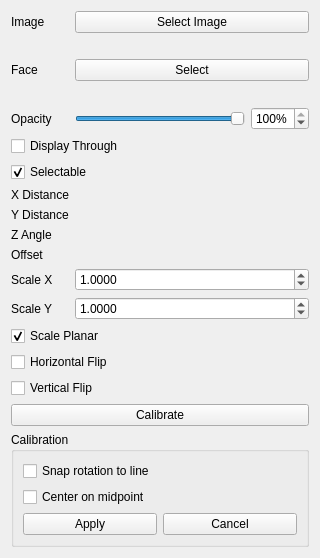
<?xml version="1.0" encoding="UTF-8"?>
<ui version="4.0">
 <class>Gui::TaskCanvas</class>
 <widget class="QWidget" name="Gui::TaskCanvas">
  <property name="geometry">
   <rect>
    <x>0</x>
    <y>0</y>
    <width>320</width>
    <height>520</height>
   </rect>
  </property>
  <property name="windowTitle">
   <string>Canvas</string>
  </property>
  <layout class="QGridLayout" name="gridLayout">
   <item row="0" column="0">
    <widget class="QLabel" name="labelImage">
     <property name="text">
      <string>Image</string>
     </property>
    </widget>
   </item>
   <item row="0" column="1">
    <widget class="QPushButton" name="buttonSelectImage">
     <property name="toolTip">
      <string>Choose the image file to lay on the face</string>
     </property>
     <property name="text">
      <string>Select Image</string>
     </property>
    </widget>
   </item>
   <item row="1" column="0" colspan="2">
    <widget class="QLabel" name="labelImageFile">
     <property name="text">
      <string notr="true"/>
     </property>
     <property name="wordWrap">
      <bool>true</bool>
     </property>
    </widget>
   </item>
   <item row="2" column="0">
    <widget class="QLabel" name="labelFace">
     <property name="text">
      <string>Face</string>
     </property>
    </widget>
   </item>
   <item row="2" column="1">
    <widget class="QPushButton" name="buttonSelectFace">
     <property name="toolTip">
      <string>Pick a planar face or a datum plane in the 3D view</string>
     </property>
     <property name="text">
      <string>Select</string>
     </property>
     <property name="checkable">
      <bool>true</bool>
     </property>
    </widget>
   </item>
   <item row="3" column="0" colspan="2">
    <widget class="QLabel" name="labelFaceRef">
     <property name="text">
      <string notr="true"/>
     </property>
     <property name="wordWrap">
      <bool>true</bool>
     </property>
    </widget>
   </item>
   <item row="4" column="0">
    <widget class="QLabel" name="labelOpacity">
     <property name="text">
      <string>Opacity</string>
     </property>
    </widget>
   </item>
   <item row="4" column="1">
    <layout class="QHBoxLayout" name="opacityLayout">
     <item>
      <widget class="QSlider" name="sliderOpacity">
       <property name="maximum">
        <number>100</number>
       </property>
       <property name="value">
        <number>100</number>
       </property>
       <property name="orientation">
        <enum>Qt::Horizontal</enum>
       </property>
      </widget>
     </item>
     <item>
      <widget class="QSpinBox" name="spinBoxOpacity">
       <property name="suffix">
        <string notr="true">%</string>
       </property>
       <property name="maximum">
        <number>100</number>
       </property>
       <property name="value">
        <number>100</number>
       </property>
      </widget>
     </item>
    </layout>
   </item>
   <item row="5" column="0" colspan="2">
    <widget class="QCheckBox" name="checkBoxDisplayThrough">
     <property name="toolTip">
      <string>Keep the canvas visible even where the model would hide it</string>
     </property>
     <property name="text">
      <string>Display Through</string>
     </property>
    </widget>
   </item>
   <item row="6" column="0" colspan="2">
    <widget class="QCheckBox" name="checkBoxSelectable">
     <property name="toolTip">
      <string>Allow the canvas to be picked in the 3D view</string>
     </property>
     <property name="text">
      <string>Selectable</string>
     </property>
     <property name="checked">
      <bool>true</bool>
     </property>
    </widget>
   </item>
   <item row="7" column="0">
    <widget class="QLabel" name="labelXDistance">
     <property name="text">
      <string>X Distance</string>
     </property>
    </widget>
   </item>
   <item row="7" column="1">
    <widget class="Gui::QuantitySpinBox" name="spinBoxXDistance">
     <property name="unit" stdset="0">
      <string notr="true">mm</string>
     </property>
     <property name="minimum" stdset="0">
      <double>-999999999.000000000000000</double>
     </property>
     <property name="maximum" stdset="0">
      <double>999999999.000000000000000</double>
     </property>
    </widget>
   </item>
   <item row="8" column="0">
    <widget class="QLabel" name="labelYDistance">
     <property name="text">
      <string>Y Distance</string>
     </property>
    </widget>
   </item>
   <item row="8" column="1">
    <widget class="Gui::QuantitySpinBox" name="spinBoxYDistance">
     <property name="unit" stdset="0">
      <string notr="true">mm</string>
     </property>
     <property name="minimum" stdset="0">
      <double>-999999999.000000000000000</double>
     </property>
     <property name="maximum" stdset="0">
      <double>999999999.000000000000000</double>
     </property>
    </widget>
   </item>
   <item row="9" column="0">
    <widget class="QLabel" name="labelZAngle">
     <property name="text">
      <string>Z Angle</string>
     </property>
    </widget>
   </item>
   <item row="9" column="1">
    <widget class="Gui::QuantitySpinBox" name="spinBoxZAngle">
     <property name="unit" stdset="0">
      <string notr="true">deg</string>
     </property>
     <property name="minimum" stdset="0">
      <double>-360.000000000000000</double>
     </property>
     <property name="maximum" stdset="0">
      <double>360.000000000000000</double>
     </property>
    </widget>
   </item>
   <item row="10" column="0">
    <widget class="QLabel" name="labelOffset">
     <property name="text">
      <string>Offset</string>
     </property>
    </widget>
   </item>
   <item row="10" column="1">
    <widget class="Gui::QuantitySpinBox" name="spinBoxOffset">
     <property name="toolTip">
      <string>Lift the canvas off the face along its normal</string>
     </property>
     <property name="unit" stdset="0">
      <string notr="true">mm</string>
     </property>
     <property name="minimum" stdset="0">
      <double>-999999999.000000000000000</double>
     </property>
     <property name="maximum" stdset="0">
      <double>999999999.000000000000000</double>
     </property>
    </widget>
   </item>
   <item row="11" column="0">
    <widget class="QLabel" name="labelScaleX">
     <property name="text">
      <string>Scale X</string>
     </property>
    </widget>
   </item>
   <item row="11" column="1">
    <widget class="QDoubleSpinBox" name="spinBoxScaleX">
     <property name="decimals">
      <number>4</number>
     </property>
     <property name="minimum">
      <double>0.000100000000000</double>
     </property>
     <property name="maximum">
      <double>100000.000000000000000</double>
     </property>
     <property name="value">
      <double>1.000000000000000</double>
     </property>
    </widget>
   </item>
   <item row="12" column="0">
    <widget class="QLabel" name="labelScaleY">
     <property name="text">
      <string>Scale Y</string>
     </property>
    </widget>
   </item>
   <item row="12" column="1">
    <widget class="QDoubleSpinBox" name="spinBoxScaleY">
     <property name="decimals">
      <number>4</number>
     </property>
     <property name="minimum">
      <double>0.000100000000000</double>
     </property>
     <property name="maximum">
      <double>100000.000000000000000</double>
     </property>
     <property name="value">
      <double>1.000000000000000</double>
     </property>
    </widget>
   </item>
   <item row="13" column="0" colspan="2">
    <widget class="QCheckBox" name="checkBoxScalePlanar">
     <property name="toolTip">
      <string>Keep the X and Y scale equal</string>
     </property>
     <property name="text">
      <string>Scale Planar</string>
     </property>
     <property name="checked">
      <bool>true</bool>
     </property>
    </widget>
   </item>
   <item row="14" column="0" colspan="2">
    <widget class="QCheckBox" name="checkBoxFlipHorizontal">
     <property name="text">
      <string>Horizontal Flip</string>
     </property>
    </widget>
   </item>
   <item row="15" column="0" colspan="2">
    <widget class="QCheckBox" name="checkBoxFlipVertical">
     <property name="text">
      <string>Vertical Flip</string>
     </property>
    </widget>
   </item>
   <item row="16" column="0" colspan="2">
    <widget class="QPushButton" name="pushButtonCalibrate">
     <property name="toolTip">
      <string>Scale the canvas by picking two points on it and entering the real distance between them</string>
     </property>
     <property name="text">
      <string>Calibrate</string>
     </property>
    </widget>
   </item>
   <item row="17" column="0" colspan="2">
    <widget class="QGroupBox" name="groupBoxCalibration">
     <property name="title">
      <string>Calibration</string>
     </property>
     <layout class="QVBoxLayout" name="calibrationLayout">
      <item>
       <widget class="QCheckBox" name="checkBoxOrient">
        <property name="toolTip">
         <string>Rotate the canvas to align the drawn line to the nearest 45 degree angle</string>
        </property>
        <property name="text">
         <string>Snap rotation to line</string>
        </property>
       </widget>
      </item>
      <item>
       <widget class="QCheckBox" name="checkBoxCenterMidpoint">
        <property name="toolTip">
         <string>Center the canvas on the midpoint of the drawn line</string>
        </property>
        <property name="text">
         <string>Center on midpoint</string>
        </property>
       </widget>
      </item>
      <item>
       <layout class="QHBoxLayout" name="calibrationButtonLayout">
        <item>
         <widget class="QPushButton" name="pushButtonApply">
          <property name="text">
           <string>Apply</string>
          </property>
         </widget>
        </item>
        <item>
         <widget class="QPushButton" name="pushButtonCancel">
          <property name="text">
           <string>Cancel</string>
          </property>
         </widget>
        </item>
       </layout>
      </item>
     </layout>
    </widget>
   </item>
  </layout>
 </widget>
 <customwidgets>
  <customwidget>
   <class>Gui::QuantitySpinBox</class>
   <extends>QWidget</extends>
   <header>Gui/QuantitySpinBox.h</header>
  </customwidget>
 </customwidgets>
 <resources/>
 <connections/>
</ui>
